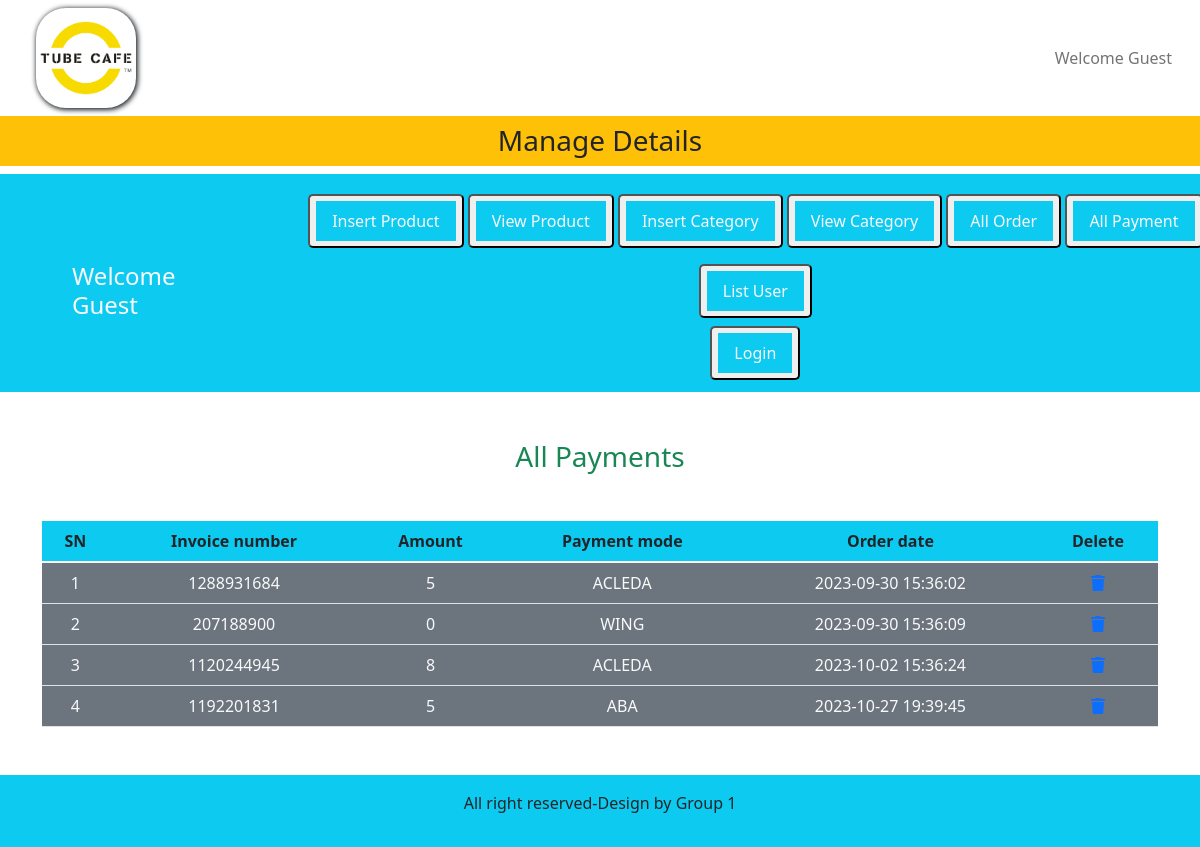
/admin_area/index.php?list_payments, run on the app's committed database.
### tables this page shows
CREATE TABLE `user_payment` (
  `payment_id` int(11) NOT NULL,
  `order_id` int(11) NOT NULL,
  `invoice_number` int(11) NOT NULL,
  `amount` int(11) NOT NULL,
  `payment_mode` varchar(100) NOT NULL,
  `date` timestamp NOT NULL DEFAULT current_timestamp() ON UPDATE current_timestamp()
);

### admin_area/list_payments.php (the view, shortened to what this page needs)
<h3 class="text-center text-success">All Payments</h3>
<table class="table table-borderd mt-5">
    <thead class="bg-info text-center">
        <?php
            $get_payment="Select * from `user_payment`";
            $result=mysqli_query($con,$get_payment);
            $row_count=mysqli_num_rows($result);
            echo "
            <tr>
                <th>SN</th>
                <th>Invoice number</th>
                <th>Amount</th>
                <th>Payment mode</th>
                <th>Order date</th>
                <th>Delete</th>
            </tr>
        </thead>
        <tbody class='bg-secondary text-center text-light'>";
        if($row_count==0){
            echo "<h2 class='text-danger text-center mt-5'>No payments yet.</h2>";
        }else{
            $number=0;
            while($row_data=mysqli_fetch_assoc($result)){
                $order_id=$row_data['order_id'];
                $amount=$row_data['amount'];
                $invoice_number=$row_data['invoice_number'];
                $payment_mode=$row_data['payment_mode'];
                $order_date=$row_data['date'];
                $number++;
                ?>
                <tr>
                    <td><?php echo $number ?></td>
                    <td><?php echo $invoice_number ?></td>
                    <td><?php echo $amount ?></td>
                    <td><?php echo $payment_mode ?></td>
                    <td><?php echo $order_date ?></td>
                    <td><a href='index.php?delete_listPayment=<?php echo $order_id ?>' type="button" data-toggle="modal" data-target="#exampleModal"><i class='fa-solid fa-trash'></i></a></td>
            </tr>
            <?php
            }
            }
        ?>
    </tbody>
</table>

### data on the page
user_payment: invoice_number "1288931684", amount "5", payment_mode "ACLEDA", date "2023-09-30 15:36:02"
user_payment: invoice_number "207188900", amount "0", payment_mode "WING", date "2023-09-30 15:36:09"
user_payment: invoice_number "1120244945", amount "8", payment_mode "ACLEDA", date "2023-10-02 15:36:24"
user_payment: invoice_number "1192201831", amount "5", payment_mode "ABA", date "2023-10-27 19:39:45"
